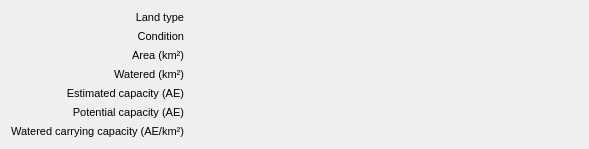
<?xml version="1.0" encoding="UTF-8"?>
<ui version="4.0">
 <class>Form</class>
 <widget class="QWidget" name="Form">
  <property name="geometry">
   <rect>
    <x>0</x>
    <y>0</y>
    <width>589</width>
    <height>134</height>
   </rect>
  </property>
  <property name="windowTitle">
   <string>Form</string>
  </property>
  <layout class="QVBoxLayout" name="verticalLayout">
   <item>
    <layout class="QGridLayout" name="gridLayout">
     <property name="sizeConstraint">
      <enum>QLayout::SetMaximumSize</enum>
     </property>
     <item row="6" column="0">
      <widget class="QLabel" name="potentialCapacityLabel">
       <property name="sizePolicy">
        <sizepolicy hsizetype="Minimum" vsizetype="Minimum">
         <horstretch>0</horstretch>
         <verstretch>0</verstretch>
        </sizepolicy>
       </property>
       <property name="font">
        <font>
         <pointsize>8</pointsize>
        </font>
       </property>
       <property name="text">
        <string notr="true">Potential capacity (AE)</string>
       </property>
       <property name="alignment">
        <set>Qt::AlignRight|Qt::AlignTrailing|Qt::AlignVCenter</set>
       </property>
      </widget>
     </item>
     <item row="2" column="0">
      <widget class="QLabel" name="conditionTypeLabel">
       <property name="sizePolicy">
        <sizepolicy hsizetype="Minimum" vsizetype="Minimum">
         <horstretch>0</horstretch>
         <verstretch>0</verstretch>
        </sizepolicy>
       </property>
       <property name="font">
        <font>
         <pointsize>8</pointsize>
        </font>
       </property>
       <property name="text">
        <string notr="true">Condition</string>
       </property>
       <property name="alignment">
        <set>Qt::AlignRight|Qt::AlignTrailing|Qt::AlignVCenter</set>
       </property>
      </widget>
     </item>
     <item row="4" column="0">
      <widget class="QLabel" name="wateredAreaLabel">
       <property name="sizePolicy">
        <sizepolicy hsizetype="Minimum" vsizetype="Minimum">
         <horstretch>0</horstretch>
         <verstretch>0</verstretch>
        </sizepolicy>
       </property>
       <property name="font">
        <font>
         <pointsize>8</pointsize>
        </font>
       </property>
       <property name="text">
        <string notr="true">Watered (km²)</string>
       </property>
       <property name="alignment">
        <set>Qt::AlignRight|Qt::AlignTrailing|Qt::AlignVCenter</set>
       </property>
      </widget>
     </item>
     <item row="7" column="1">
      <widget class="FormattedValue" name="estimatedCapacityPerAreaText">
       <property name="sizePolicy">
        <sizepolicy hsizetype="Expanding" vsizetype="Minimum">
         <horstretch>0</horstretch>
         <verstretch>0</verstretch>
        </sizepolicy>
       </property>
       <property name="font">
        <font>
         <pointsize>8</pointsize>
        </font>
       </property>
       <property name="text">
        <string/>
       </property>
      </widget>
     </item>
     <item row="3" column="1">
      <widget class="FormattedValue" name="areaText">
       <property name="sizePolicy">
        <sizepolicy hsizetype="Expanding" vsizetype="Minimum">
         <horstretch>0</horstretch>
         <verstretch>0</verstretch>
        </sizepolicy>
       </property>
       <property name="font">
        <font>
         <pointsize>8</pointsize>
        </font>
       </property>
       <property name="text">
        <string/>
       </property>
      </widget>
     </item>
     <item row="6" column="1">
      <widget class="FormattedValue" name="potentialCapacityText">
       <property name="sizePolicy">
        <sizepolicy hsizetype="Expanding" vsizetype="Minimum">
         <horstretch>0</horstretch>
         <verstretch>0</verstretch>
        </sizepolicy>
       </property>
       <property name="font">
        <font>
         <pointsize>8</pointsize>
        </font>
       </property>
       <property name="text">
        <string/>
       </property>
      </widget>
     </item>
     <item row="3" column="0">
      <widget class="QLabel" name="areaLabel">
       <property name="sizePolicy">
        <sizepolicy hsizetype="Minimum" vsizetype="Minimum">
         <horstretch>0</horstretch>
         <verstretch>0</verstretch>
        </sizepolicy>
       </property>
       <property name="font">
        <font>
         <pointsize>8</pointsize>
        </font>
       </property>
       <property name="text">
        <string notr="true">Area (km²)</string>
       </property>
       <property name="alignment">
        <set>Qt::AlignRight|Qt::AlignTrailing|Qt::AlignVCenter</set>
       </property>
      </widget>
     </item>
     <item row="1" column="0">
      <widget class="QLabel" name="landTypeNameLabel">
       <property name="sizePolicy">
        <sizepolicy hsizetype="Minimum" vsizetype="Minimum">
         <horstretch>0</horstretch>
         <verstretch>0</verstretch>
        </sizepolicy>
       </property>
       <property name="font">
        <font>
         <pointsize>8</pointsize>
        </font>
       </property>
       <property name="text">
        <string notr="true">Land type</string>
       </property>
       <property name="alignment">
        <set>Qt::AlignRight|Qt::AlignTrailing|Qt::AlignVCenter</set>
       </property>
      </widget>
     </item>
     <item row="1" column="1">
      <widget class="FormattedValue" name="landTypeNameText">
       <property name="sizePolicy">
        <sizepolicy hsizetype="Expanding" vsizetype="Minimum">
         <horstretch>0</horstretch>
         <verstretch>0</verstretch>
        </sizepolicy>
       </property>
       <property name="font">
        <font>
         <pointsize>8</pointsize>
        </font>
       </property>
       <property name="text">
        <string/>
       </property>
      </widget>
     </item>
     <item row="5" column="1">
      <widget class="FormattedValue" name="estimatedCapacityText">
       <property name="sizePolicy">
        <sizepolicy hsizetype="Expanding" vsizetype="Minimum">
         <horstretch>0</horstretch>
         <verstretch>0</verstretch>
        </sizepolicy>
       </property>
       <property name="font">
        <font>
         <pointsize>8</pointsize>
        </font>
       </property>
       <property name="text">
        <string/>
       </property>
      </widget>
     </item>
     <item row="7" column="0">
      <widget class="QLabel" name="estimatedCapacityPerAreaLabel">
       <property name="sizePolicy">
        <sizepolicy hsizetype="Minimum" vsizetype="Minimum">
         <horstretch>0</horstretch>
         <verstretch>0</verstretch>
        </sizepolicy>
       </property>
       <property name="font">
        <font>
         <pointsize>8</pointsize>
        </font>
       </property>
       <property name="text">
        <string notr="true">Watered carrying capacity (AE/km²)</string>
       </property>
       <property name="alignment">
        <set>Qt::AlignRight|Qt::AlignTrailing|Qt::AlignVCenter</set>
       </property>
      </widget>
     </item>
     <item row="5" column="0">
      <widget class="QLabel" name="estimatedCapacityLabel">
       <property name="sizePolicy">
        <sizepolicy hsizetype="Minimum" vsizetype="Minimum">
         <horstretch>0</horstretch>
         <verstretch>0</verstretch>
        </sizepolicy>
       </property>
       <property name="font">
        <font>
         <pointsize>8</pointsize>
        </font>
       </property>
       <property name="text">
        <string notr="true">Estimated capacity (AE)</string>
       </property>
       <property name="alignment">
        <set>Qt::AlignRight|Qt::AlignTrailing|Qt::AlignVCenter</set>
       </property>
      </widget>
     </item>
     <item row="2" column="1">
      <widget class="FormattedValue" name="conditionTypeText">
       <property name="sizePolicy">
        <sizepolicy hsizetype="Expanding" vsizetype="Minimum">
         <horstretch>0</horstretch>
         <verstretch>0</verstretch>
        </sizepolicy>
       </property>
       <property name="font">
        <font>
         <pointsize>8</pointsize>
        </font>
       </property>
       <property name="text">
        <string/>
       </property>
      </widget>
     </item>
     <item row="4" column="1">
      <widget class="FormattedValue" name="wateredAreaText">
       <property name="sizePolicy">
        <sizepolicy hsizetype="Expanding" vsizetype="Minimum">
         <horstretch>0</horstretch>
         <verstretch>0</verstretch>
        </sizepolicy>
       </property>
       <property name="font">
        <font>
         <pointsize>8</pointsize>
        </font>
       </property>
       <property name="text">
        <string/>
       </property>
      </widget>
     </item>
    </layout>
   </item>
  </layout>
 </widget>
 <customwidgets>
  <customwidget>
   <class>FormattedValue</class>
   <extends>QLabel</extends>
   <header>mlapp/src/widgets/formatted_value</header>
  </customwidget>
 </customwidgets>
 <resources/>
 <connections/>
</ui>
